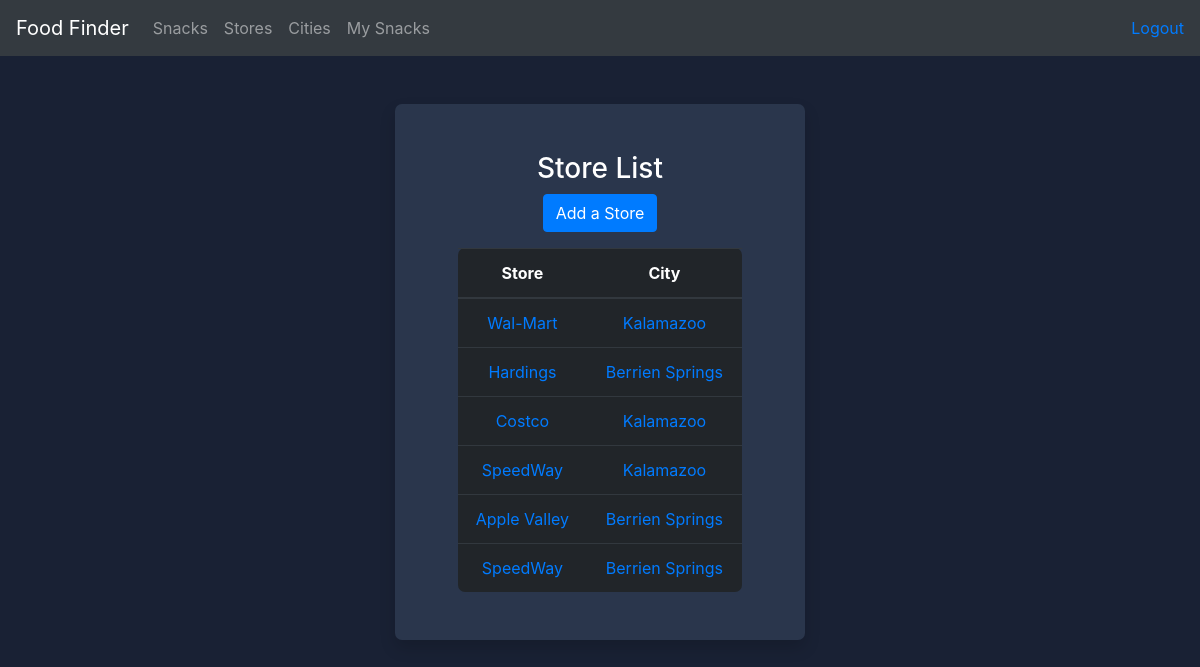
Before: /food/store_list/ (signed in) with the older database file.
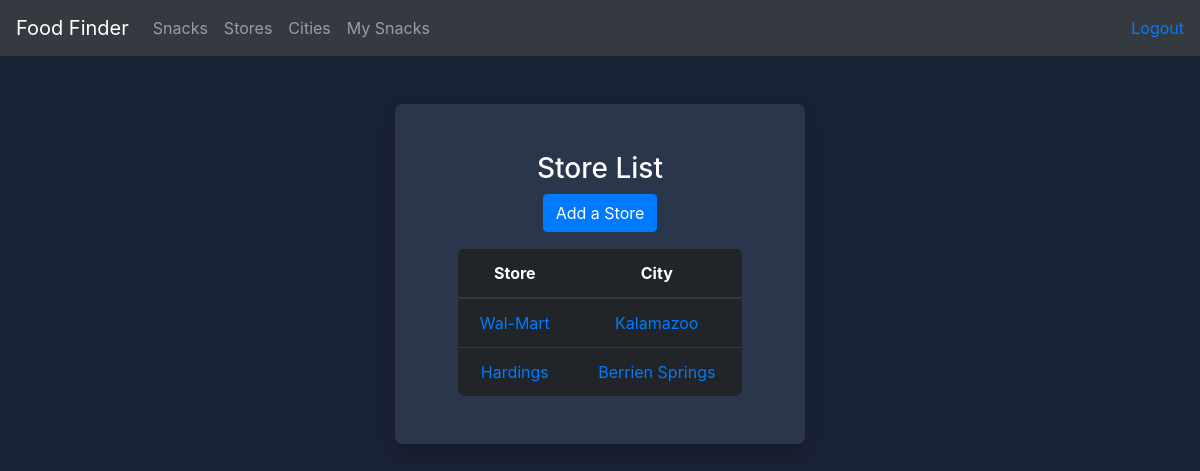
After: the same page with the newer database file.
### food/models.py (models this page shows)
class Store(models.Model):
    name = models.CharField(max_length=255)
    city = models.CharField(max_length=255)
    def __str__(self):
        return f'%s' % self.name

### food/views.py (the view)
# urls.py: path('store_list/', views.store_list, name='store_list'),
@login_required()
def store_list(request):
    stores = Store.objects.all()
    template = loader.get_template('food/store_list.html')
    context = {
        'stores': stores
    }
    return HttpResponse(template.render(context, request))

### food/templates/food/store_list.html
{% extends 'food/base.html' %}
{% block content %}
    <div class="row justify-content-center mt-5">
     <div class="col-lg-4 col-md-6 col-10 text-center shadow justify-content-center">
        <div class="m-5">
        <h3 class="mb-2">Store List</h3>
        <a class="text-white btn btn-md btn-primary mb-3" href="{% url 'food:create_store' %}">Add a Store</a>
            {% if stores %}
               <table class="table table-dark">
              <thead>
                <tr>
                  <th scope="col">Store</th>
                  <th scope="col">City</th>
                </tr>
              </thead>
               <tbody>
                {% for store in stores %}
                    <tr>
                     <td><a  href="{% url 'food:store_details' store.id %}">{{ store }}</a></td>
                        <td><a href="{% url 'food:city_details' store.id %}" >{{ store.city }}</a></td>
                    </tr>
                {% endfor %}
               </tbody>
                </table>
            {% endif %}
        </div>
        </div>
    </div>
{% endblock %}

Changed rows visible on the page:
removed Store: name "Costco", city "Kalamazoo"
removed Store: name "SpeedWay", city "Kalamazoo"
removed Store: name "Apple Valley", city "Berrien Springs"
removed Store: name "SpeedWay", city "Berrien Springs"
